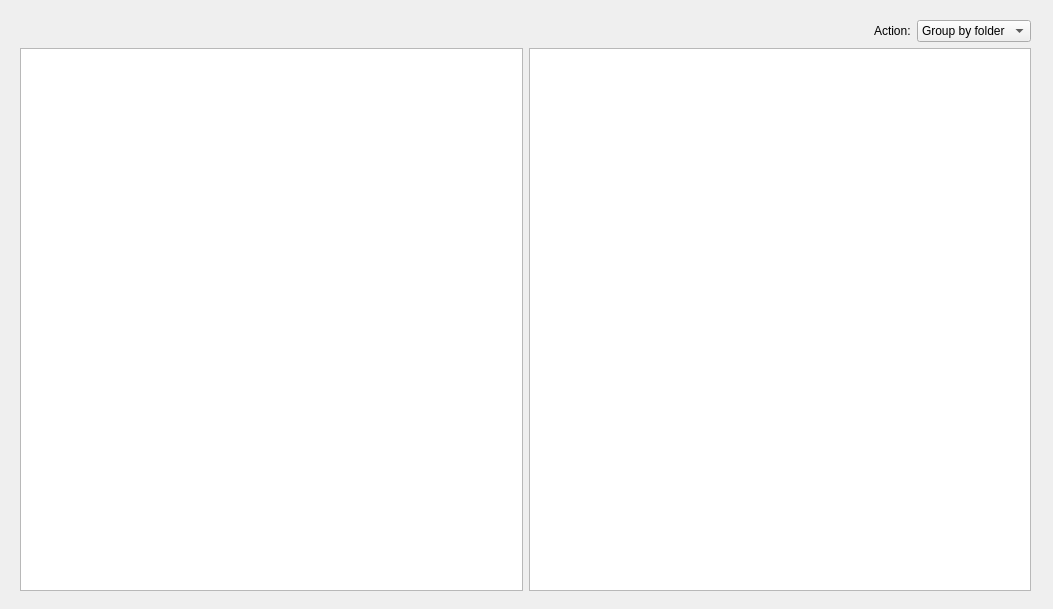
<?xml version="1.0" encoding="UTF-8"?>
<ui version="4.0">
 <class>MainWindow</class>
 <widget class="QMainWindow" name="MainWindow">
  <property name="geometry">
   <rect>
    <x>0</x>
    <y>0</y>
    <width>1053</width>
    <height>609</height>
   </rect>
  </property>
  <property name="windowTitle">
   <string>MainWindow</string>
  </property>
  <widget class="QWidget" name="centralwidget">
   <widget class="QWidget" name="gridLayoutWidget">
    <property name="geometry">
     <rect>
      <x>20</x>
      <y>20</y>
      <width>1011</width>
      <height>571</height>
     </rect>
    </property>
    <layout class="QGridLayout" name="gridLayout">
     <item row="1" column="0">
      <widget class="QTreeView" name="treeView"/>
     </item>
     <item row="1" column="1">
      <widget class="QTableView" name="tableView"/>
     </item>
     <item row="0" column="1">
      <layout class="QHBoxLayout" name="horizontalLayout">
       <item>
        <spacer name="horizontalSpacer">
         <property name="orientation">
          <enum>Qt::Horizontal</enum>
         </property>
         <property name="sizeHint" stdset="0">
          <size>
           <width>40</width>
           <height>20</height>
          </size>
         </property>
        </spacer>
       </item>
       <item>
        <widget class="QLabel" name="label">
         <property name="text">
          <string>Action:</string>
         </property>
        </widget>
       </item>
       <item>
        <widget class="QComboBox" name="comboBox">
         <item>
          <property name="text">
           <string>Group by folder</string>
          </property>
         </item>
         <item>
          <property name="text">
           <string>Group by type</string>
          </property>
         </item>
        </widget>
       </item>
      </layout>
     </item>
    </layout>
   </widget>
  </widget>
 </widget>
 <resources/>
 <connections/>
</ui>
